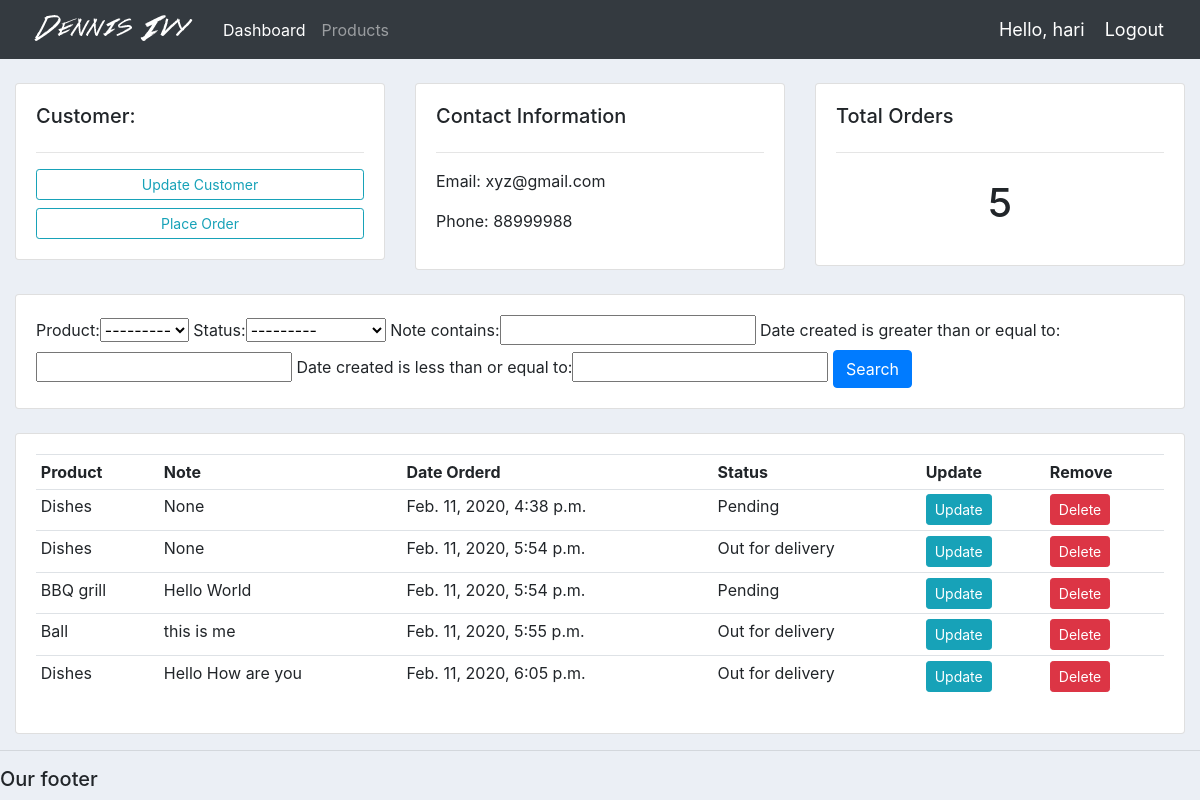
The page /customer/2/ (signed in) on the database its author committed.
### accounts/models.py (models this page shows, shortened)
class Customer(models.Model):
    name = models.CharField(max_length=200, null=True)
    phone = models.CharField(max_length=200, null=True)
    email = models.CharField(max_length=200, null=True)
    date_created = models.DateTimeField(auto_now_add=True, null=True)

class Order(models.Model):
    STATUS = (
        ('Pending', 'Pending'),
        ('Out for delivery', 'Out for delivery'),
        ('Delivered', 'Delivered')
    )
    customer = models.ForeignKey(Customer, null=True, on_delete = models.SET_NULL)
    product = models.ForeignKey(Product, null=True, on_delete = models.SET_NULL)
    date_created = models.DateTimeField(auto_now_add=True, null=True)
    status = models.CharField(max_length=200, null=True, choices=STATUS)
    note = models.CharField(max_length=1000, null=True)

class Product(models.Model):
    CATEGORY = (
        ('Indoor', 'Indoor'),
        ('Out Door', 'Out Door'),
    )
    name = models.CharField(max_length=200, null=True)
    price = models.FloatField(null=True)
    category = models.CharField(max_length=200, null=True, choices=CATEGORY)
    description = models.CharField(max_length=200, null=True, blank=True)
    date_created = models.DateTimeField(auto_now_add=True, null=True)
    tags = models.ManyToManyField(Tag)
    def __str__(self):
        return self.name

### accounts/views.py (the view)
# urls.py: path('customer/<str:pk_test>/', views.customer, name="customer"),
@login_required(login_url='login')
def customer(request, pk_test):
    customer = Customer.objects.get(id=pk_test)
    orders = customer.order_set.all()
    order_count = orders.count()
    myFilter = OrderFilter(request.GET, queryset=orders)
    orders = myFilter.qs
    context = {'customer': customer, 'orders': orders,
    'order_count': order_count, 'myFilter': myFilter}
    return render(request, 'accounts/customer.html', context)

### accounts/templates/accounts/customer.html
{%  extends 'accounts/main.html' %}
{% block content %}
<br>
<div class="row">
	<div class="col-md">
		<div class="card card-body">
			<h5>Customer:</h5>
			<hr>
			<a class="btn btn-outline-info  btn-sm btn-block" href="">Update Customer</a>
			<a class="btn btn-outline-info  btn-sm btn-block" href="{% url 'create_order' customer.id %}">Place Order</a>
		</div>
	</div>
	<div class="col-md">
		<div class="card card-body">
			<h5>Contact Information</h5>
			<hr>
			<p>Email: {{ customer.email }} </p>
			<p>Phone: {{ customer.phone }} </p>
		</div>
	</div>
	<div class="col-md">
		<div class="card card-body">
			<h5>Total Orders</h5>
			<hr>
			<h1 style="text-align: center;padding: 10px"> {{ order_count }}</h1>
		</div>
	</div>
</div>
<br>
<div class="row">
	<div class="col">
		<div class="card card-body">
			<form method="get">
				{{ myFilter.form }}
		    <button class="btn btn-primary" type="submit">Search</button>
		  </form>
		</div>
	</div>
</div>
<br>
<div class="row">
	<div class="col-md">
		<div class="card card-body">
			<table class="table table-sm">
				<tr>
					<th>Product</th>
					<th>Note</th>
					<th>Date Orderd</th>
					<th>Status</th>
					<th>Update</th>
					<th>Remove</th>
				</tr>
				{% for order in orders %}
				<tr>
					<td>{{ order.product }}</td>
					<td>{{ order.note }}</td>
					<td>{{ order.date_created }}</td>
					<td>{{ order.status }}</td>
					<td><a class="btn btn-sm btn-info" href="{% url 'update_order' order.id %}">Update</a></td>
					<td><a class="btn btn-sm btn-danger" href="{% url 'delete_order' order.id %}">Delete</a></td>
				</tr>
				{% endfor %}
			</table>
		</div>
	</div>
</div>
{% endblock %}

### accounts/templates/accounts/navbar.html (shortened to what this page needs)
{% load static %}
<nav class="navbar navbar-expand-lg navbar-dark bg-dark">
    <img src="{% static 'images/logo.png' %}">
    <div class="collapse navbar-collapse" id="navbarNav">
      <ul class="navbar-nav">
        <li class="nav-item active">
          <a class="nav-link" href="{% url 'home' %}">Dashboard</a>
        </li>
        <li class="nav-item">
          <a class="nav-link" href="{% url 'product' %}">Products</a>
        </li>
      </ul>
    </div>
    <span class="hello-msg">Hello, {{ request.user }}</span>
    <span><a class="hello-msg" href="{% url 'logout' %}">Logout</a></span>
  </nav>

### static/css/main.css (style rules this page uses)
body { background-color: #ebeff5; }

### accounts/templates/accounts/navbar.html (style rules this page uses)
.hello-msg { font-size: 18px; color: #fff; margin-right: 20px; }

### rows shown on the page
Customer: email "xyz@gmail.com", phone "88999988"
Order: product "Dishes", note "None", date_created "Feb. 11, 2020, 4:38 p.m.", status "Pending"
Order: product "Dishes", note "None", date_created "Feb. 11, 2020, 5:54 p.m.", status "Out for delivery"
Order: product "BBQ grill", note "Hello World", date_created "Feb. 11, 2020, 5:54 p.m.", status "Pending"
Order: product "Ball", note "this is me", date_created "Feb. 11, 2020, 5:55 p.m.", status "Out for delivery"
Order: product "Dishes", note "Hello How are you", date_created "Feb. 11, 2020, 6:05 p.m.", status "Out for delivery"

### other values the page prints
{{ request.user }} "hari"
{{ order_count }} "5"
